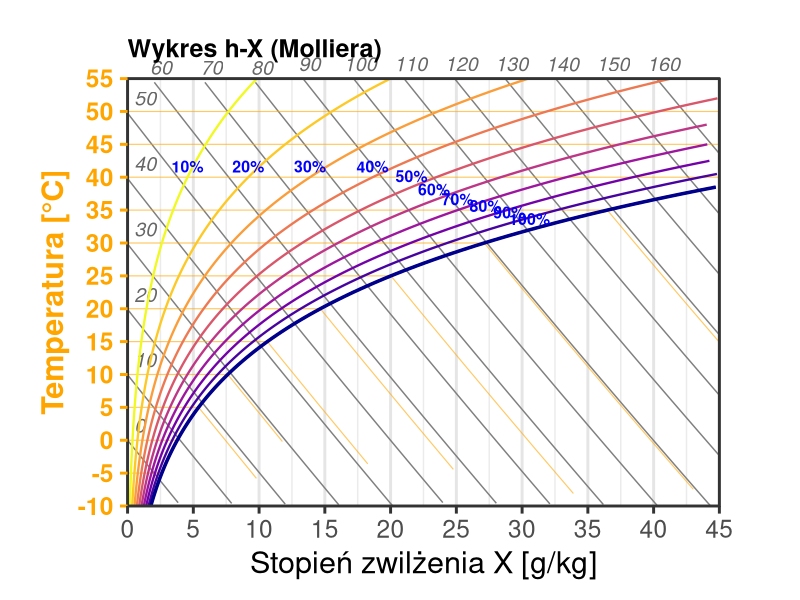
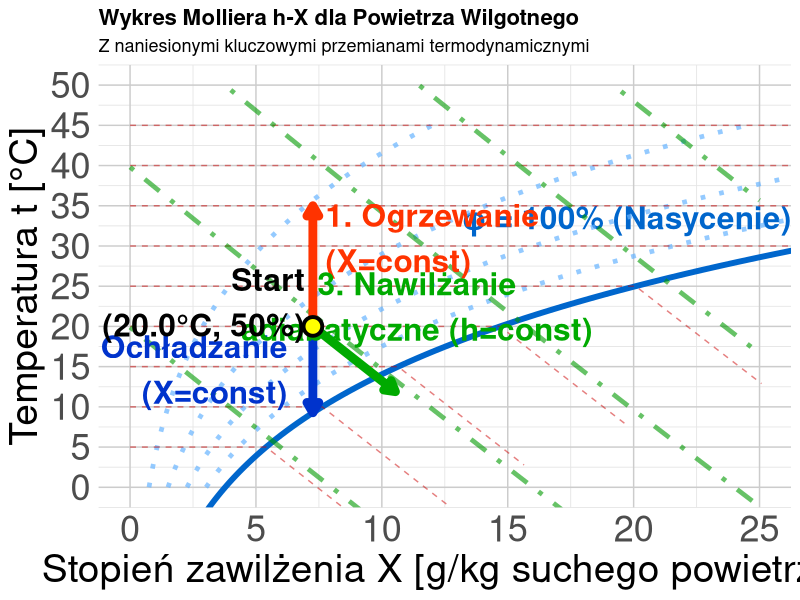

Reproduce these figures in R, in order.
## ---- chunk 1
#| label: ix-diagram-all
#| echo: false
#| fig-align: center
#| fig-width: 14        # Duża szerokość "źródłowa" (w calach)
#| fig-height: 8        # Duża wysokość "źródłowa"
#| out-width: "100%"    # Rozciągnij do granic kontenera

library(ggplot2)
library(dplyr)

# --- 1. KONFIGURACJA I STAŁE ---
CONSTANTS <- list(
    p_atm = 1013.25,
    cp_dry = 1.005,
    cp_vap = 1.86,
    r_0 = 2501.0
)

# --- 2. FUNKCJE FIZYCZNE ---
get_psat <- function(t) {
    6.112 * exp((17.62 * t) / (243.12 + t))
}

get_x_from_rh <- function(t, rh, p = CONSTANTS$p_atm) {
    ps <- get_psat(t)
    pv <- rh * ps
    if (any(pv >= p)) {
        return(NA)
    }
    0.622 * pv / (p - pv)
}

get_t_from_h_x <- function(h, x_kg) {
    (h - x_kg * CONSTANTS$r_0) / (CONSTANTS$cp_dry + x_kg * CONSTANTS$cp_vap)
}

# --- 3. PRZYGOTOWANIE DANYCH ---
generate_mollier_data <- function() {
    x_max_g <- 45
    t_min <- -10
    t_max <- 55 # Górna granica wykresu

    # A. Krzywe wilgotności (RH)
    t_seq <- seq(t_min, t_max, by = 0.5)
    rh_levels <- c(0.1, 0.2, 0.3, 0.4, 0.5, 0.6, 0.7, 0.8, 0.9, 1.0)

    df_rh <- expand.grid(t = t_seq, rh = rh_levels) %>%
        mutate(
            x_kg = get_x_from_rh(t, rh),
            x_g = x_kg * 1000
        ) %>%
        filter(!is.na(x_kg), x_g <= x_max_g)

    # B. Linie Entalpii (Izentalpy)
    h_levels <- seq(0, 160, by = 10)
    x_seq_h <- seq(0, x_max_g, length.out = 200)

    df_h <- expand.grid(h_val = h_levels, x_g = x_seq_h) %>%
        mutate(
            x_kg = x_g / 1000,
            t = get_t_from_h_x(h_val, x_kg)
        ) %>%
        filter(t >= t_min, t <= t_max)

    # C. Przygotowanie etykiet entalpii
    h_labels <- df_h %>%
        group_by(h_val) %>%
        filter(x_g == max(x_g) | t == max(t)) %>%
        slice(1) %>%
        mutate(
            label_pos = ifelse(t >= t_max - 1, "top", "right")
        )

    # D. Izotermy (z załamaniem w punkcie nasycenia)
    t_iso_levels <- seq(-10, 55, by = 5)
    df_iso_list <- lapply(t_iso_levels, function(temp) {
        # 1. Punkt nasycenia
        x_sat_kg <- get_x_from_rh(temp, 1.0)
        # Jeśli NA (poza wykresem), to cała linia jest w obszarze pary przegrzanej lub mgły (teoretycznie)
        if (is.na(x_sat_kg)) x_sat_kg <- 100 # Duża wartość
        x_sat_g <- x_sat_kg * 1000

        # Segment 1: Przegrzana (poziomy)
        s1_x_max <- min(x_sat_g, x_max_g)
        seg1 <- data.frame(
            x_g = seq(0, s1_x_max, length.out = 10),
            t = temp,
            group = paste0("t", temp, "_dry")
        )

        # Jeśli saturacja jest poza wykresem, zwracamy tylko segment 1
        if (x_sat_g >= x_max_g) {
            return(seg1)
        }

        # Segment 2: Mgła (spadek wzdłuż izentalpy)
        # Obliczamy entalpię w punkcie nasycenia (h_sat)
        h_sat <- CONSTANTS$cp_dry * temp + x_sat_kg * (CONSTANTS$r_0 + CONSTANTS$cp_vap * temp)

        # Zakres x we mgle
        x_fog_g <- seq(x_sat_g, x_max_g, length.out = 10)
        x_fog_kg <- x_fog_g / 1000

        # Temperatura we mgle (dla h = const)
        # h = t * (cp_dry + x * cp_vap) + x * r0  => t = (h - x*r0) / (cp_dry + x*cp_vap)
        t_fog <- (h_sat - x_fog_kg * CONSTANTS$r_0) / (CONSTANTS$cp_dry + x_fog_kg * CONSTANTS$cp_vap)

        seg2 <- data.frame(
            x_g = x_fog_g,
            t = t_fog,
            group = paste0("t", temp, "_fog")
        )

        rbind(seg1, seg2)
    })
    df_iso <- do.call(rbind, df_iso_list)

    list(rh = df_rh, h_lines = df_h, h_labels = h_labels, isotherms = df_iso)
}

data <- generate_mollier_data()

# --- 4. RYSOWANIE ---

p <- ggplot() +

    # 1. LINIE ENTALPII
    geom_line(
        data = data$h_lines, aes(x = x_g, y = t, group = h_val),
        color = "gray50", size = 0.5
    ) +

    # Etykiety Entalpii (Inteligentne pozycjonowanie)
    geom_text(
        data = data$h_labels,
        aes(x = x_g, y = t, label = h_val, hjust = ifelse(label_pos == "top", 0.5, 0)),
        vjust = -0.5, # Lekko w górę
        nudge_x = 0.5, # Lekko w prawo dla tych z boku
        size = 5, color = "gray40", fontface = "italic"
    ) +

    # 2. IZOTERMY (Custom Grid)
    geom_line(
        data = data$isotherms,
        aes(x = x_g, y = t, group = group),
        color = "orange", size = 0.4, linetype = "solid", alpha = 0.6
    ) +

    # 3. KRZYWE WILGOTNOŚCI
    geom_line(
        data = data$rh, aes(x = x_g, y = t, group = rh, color = factor(rh)),
        size = 0.8
    ) +
    geom_line(
        data = data$rh %>% filter(rh == 1.0),
        aes(x = x_g, y = t), color = "darkblue", size = 1.2
    ) +

    # Etykiety RH (ZMNIEJSZONE do 4)
    geom_text(
        data = data$rh %>% filter(t > 25) %>% group_by(rh) %>% slice(round(n() / 2)),
        aes(x = x_g, y = t, label = paste0(rh * 100, "%")),
        color = "blue", size = 4, fontface = "bold", vjust = -0.4,
        bg = "white"
    ) + # Opcjonalnie background, by nie zlewały się z liniami

    # 4. STYL I KOLORY
    scale_color_viridis_d(option = "C", direction = -1) +
    scale_x_continuous(expand = c(0, 0), limits = c(0, 45), breaks = seq(0, 45, 5)) +
    scale_y_continuous(expand = c(0, 0), limits = c(-10, 55), breaks = seq(-10, 55, 5)) +
    labs(
        title = "Wykres h-X (Molliera)",
        subtitle = NULL, # Usunąłem podtytuł, by zyskać miejsce
        x = "Stopień zwilżenia X [g/kg]",
        y = "Temperatura [°C]"
    ) +
    theme_bw(base_size = 22) + # Duża czcionka bazowa

    theme(
        # Marginesy: Góra, Prawa, Dół, Lewa (Zwiększone Prawa i Góra dla etykiet h)
        plot.margin = margin(t = 1, r = 1.5, b = 0.5, l = 0.5, "cm"),

        # Izotermy (Custom) i Oś Y (Pomarańczowe)
        panel.grid.major.y = element_blank(), # Wyłączamy standardową siatkę Y, bo mamy własne izotermy
        panel.grid.minor.y = element_blank(),
        panel.grid.major.x = element_line(color = "gray90"),
        axis.text.y = element_text(color = "orange", face = "bold"),
        axis.title.y = element_text(color = "orange", face = "bold"),
        axis.ticks.y = element_line(color = "orange"),

        # Tytuł
        plot.title = element_text(size = 18, face = "bold"),
        legend.position = "none"
    ) +

    # Clip = "off" pozwala pisać po marginesach
    coord_fixed(ratio = 0.5, clip = "off")

print(p)
## ---- chunk 2
#| label: ix-diagram-advanced
#| echo: false
#| fig-align: center
#| fig-width: 14        # Duża szerokość "źródłowa" (w calach)
#| fig-height: 8        # Duża wysokość "źródłowa"
#| out-width: "100%"    # Rozciągnij do granic kontenera

library(ggplot2)

# ===== FUNKCJE POMOCNICZE (fizyka powietrza wilgotnego) =====

# Ciśnienie nasycenia pary wodnej (Magnus formula)
p_sat <- function(t) {
    # t w °C, wynik w kPa
    0.61121 * exp((18.678 - t / 234.5) * (t / (257.14 + t)))
}

# Stopień zawilżenia dla danej temp i wilgotności względnej
x_calc <- function(t, phi, p_atm = 101.325) {
    # phi w %, p_atm w kPa
    p_p <- (phi / 100) * p_sat(t)
    622 * p_p / (p_atm - p_p) # g/kg
}

# Entalpia właściwa [kJ/kg] (h = cp*t + x*(r0 + cpv*t))
h_calc <- function(t, x) {
    1.005 * t + (x / 1000) * (2501 + 1.86 * t)
}

# ===== GENEROWANIE SIATKI WYKRESU =====

# Krzywa nasycenia (phi = 100%)
t_range <- seq(-5, 50, 0.5)
x_sat <- sapply(t_range, function(t) x_calc(t, 100))
df_sat <- data.frame(t = t_range, x = x_sat)
df_sat <- df_sat[df_sat$x < 30, ]

# Linie stałej wilgotności względnej (phi = const)
phi_levels <- c(20, 40, 60, 80)
df_phi <- do.call(rbind, lapply(phi_levels, function(phi) {
    t_vals <- seq(0, 45, 1)
    x_vals <- sapply(t_vals, function(t) x_calc(t, phi))
    data.frame(t = t_vals, x = x_vals, phi = phi)
}))
df_phi <- df_phi[df_phi$x < 30 & df_phi$x > 0, ]

# Izotermy (t = const) - z załamaniem na linii saturacji
temp_levels <- seq(5, 45, 5)
df_iso_t <- do.call(rbind, lapply(temp_levels, function(temp) {
    # Punkt saturacji dla danej temperatury
    x_sat <- x_calc(temp, 100)

    # Segment 1: Obszar pary przegrzanej (poziomy, od x=0 do x_sat)
    segment1 <- data.frame(
        t = temp,
        x = seq(0, x_sat, length.out = 30),
        temp_label = temp,
        segment = "przegrzana"
    )

    # Segment 2: Obszar mgły (izotermy równoległe do izentalp)
    # W obszarze mgły na wykresie h-X izotermy biegną niemal równolegle do izentalp.
    # Obliczamy "entalpię nasycenia" w punkcie załamania, używając tych samych współczynników co przy rysowaniu izentalp.
    h_sat_approx <- 1.005 * temp + x_sat * (2.5 + 0.00186 * temp)

    x_max_fog <- min(x_sat + 5, 30) # Zasięg we mgle
    x_fog <- seq(x_sat, x_max_fog, length.out = 20)

    # Wyznaczamy przebieg temperatury dla stałej entalpii (pseudo-izoterma we mgle)
    t_fog <- (h_sat_approx - 2.5 * x_fog) / (1.005 + 0.00186 * x_fog)

    segment2 <- data.frame(
        t = t_fog,
        x = x_fog,
        temp_label = temp,
        segment = "mgla"
    )

    rbind(segment1, segment2)
}))

# Izentalpy (h = const)
h_levels <- seq(20, 100, 20)
df_isenth <- do.call(rbind, lapply(h_levels, function(h_val) {
    # Dla danej entalpii h, mamy: t = (h - 2.5*x) / (1 + 0.00186*x) (przybliżenie)
    x_vals <- seq(0, 25, 0.5)
    t_vals <- (h_val - 2.5 * x_vals) / (1.005 + 0.00186 * x_vals)
    df_temp <- data.frame(t = t_vals, x = x_vals, h = h_val)
    # Ogranicz do obszaru fizycznego
    df_temp <- df_temp[df_temp$t >= -10 & df_temp$t <= 50 & df_temp$x >= 0 & df_temp$x <= 25, ]
    df_temp
}))

# ===== PRZEMIANY CHARAKTERYSTYCZNE =====

# Punkt początkowy: t0=20°C, phi0=50%
t0 <- 20
phi0 <- 50
x0 <- x_calc(t0, phi0)
h0 <- h_calc(t0, x0)

# 1. OGRZEWANIE (X=const, w górę)
t1_heat <- 35 # Ogrzanie do 35°C
x1_heat <- x0 # X stałe!
h1_heat <- h_calc(t1_heat, x1_heat)
heating <- data.frame(
    t = seq(t0, t1_heat, length.out = 20),
    x = x0
)

# 2. OCHŁADZANIE (X=const, w dół do punktu rosy)
# Punkt rosy: temp przy której phi=100% dla danego X
t_dew <- uniroot(function(t) x_calc(t, 100) - x0, interval = c(-10, t0))$root
cooling <- data.frame(
    t = seq(t0, t_dew, length.out = 20),
    x = x0
)

# 3. NAWILŻANIE ADIABATYCZNE (h=const, ukośnie w dół-prawo)
# Dla h=const: nawilżamy wodą, temp spada, x rośnie
x_humid_max <- min(x0 + 6, x_calc(15, 99)) # Kończymy przy niższej temp
df_humid_temp <- data.frame(x = seq(x0, x_humid_max, length.out = 30))
df_humid_temp$t <- (h0 - 2.5 * df_humid_temp$x) / (1.005 + 0.00186 * df_humid_temp$x)
humidification <- df_humid_temp[df_humid_temp$t >= 10, ]

# ===== WYKRES =====
ggplot() +
    # Krzywa nasycenia
    geom_line(data = df_sat, aes(x = x, y = t), color = "#0066cc", linewidth = 2) +
    annotate("text",
        x = max(df_sat$x) - 10, y = max(df_sat$t) + 2,
        label = "φ = 100% (Nasycenie)", color = "#0066cc", fontface = "bold", size = 8
    ) +

    # Linie stałej wilgotności względnej
    geom_line(
        data = df_phi, aes(x = x, y = t, group = phi),
        color = "#66b3ff", linetype = "dotted", linewidth = 1.6, alpha = 0.7
    ) +

    # Izotermy
    geom_line(
        data = df_iso_t, aes(x = x, y = t, group = temp_label),
        color = "#cc0000", linetype = "dashed", linewidth = 0.5, alpha = 0.5
    ) +

    # Izentalpy
    geom_line(
        data = df_isenth, aes(x = x, y = t, group = h),
        color = "#009900", linetype = "dotdash", linewidth = 1.6, alpha = 0.6
    ) +

    # === PRZEMIANY ===

    # Ogrzewanie (czerwona strzałka w górę)
    geom_path(
        data = heating, aes(x = x, y = t),
        color = "#ff3300", linewidth = 3, arrow = arrow(length = unit(0.3, "cm"), type = "closed")
    ) +
    annotate("text",
        x = x0 + .5, y = (t0 + t1_heat * 1.2) / 2,
        label = "1. Ogrzewanie\n(X=const)", color = "#ff3300", fontface = "bold", size = 8, hjust = 0
    ) +

    # Ochładzanie (niebieska strzałka w dół)
    geom_path(
        data = cooling, aes(x = x, y = t),
        color = "#0033cc", linewidth = 3, arrow = arrow(length = unit(0.3, "cm"), type = "closed")
    ) +
    annotate("text",
        x = x0 - 1, y = (t0 + t_dew) / 2,
        label = "2. Ochładzanie\n(X=const)", color = "#0033cc", fontface = "bold", size = 8, hjust = 1
    ) +

    # Nawilżanie adiabatyczne (zielona strzałka ukośna)
    geom_path(
        data = humidification, aes(x = x, y = t),
        color = "#00aa00", linewidth = 3, arrow = arrow(length = unit(0.3, "cm"), type = "closed")
    ) +
    annotate("text",
        x = (x0 + x_humid_max + 1) / 2 + 2, y = humidification$t[10] + 5,
        label = "3. Nawilżanie\nadiabatyczne (h=const)", color = "#00aa00", fontface = "bold", size = 8
    ) +

    # Punkt początkowy
    geom_point(aes(x = x0, y = t0), size = 5, color = "black", shape = 21, fill = "yellow", stroke = 2) +
    annotate("text",
        x = x0 - .3, y = t0 + 3, label = sprintf("Start\n(%.1f°C, %.0f%%)", t0, phi0),
        fontface = "bold", size = 8, hjust = 1
    ) +

    # Opisy
    labs(
        title = "Wykres Molliera h-X dla Powietrza Wilgotnego",
        subtitle = "Z naniesionymi kluczowymi przemianami termodynamicznymi",
        x = "Stopień zawilżenia X [g/kg suchego powietrza]",
        y = "Temperatura t [°C]"
    ) +
    theme_minimal(base_size = 13) +
    theme(
        plot.title = element_text(face = "bold", size = 16),
        axis.text = element_text(size = 26), # 2x większe etykiety osi (było 13)
        axis.title = element_text(size = 28), # 2x większe tytuły osi
        panel.grid.minor = element_line(color = "gray90", linewidth = 0.3),
        panel.grid.major = element_line(color = "gray80", linewidth = 0.5)
    ) +
    coord_cartesian(xlim = c(0, 25), ylim = c(0, 50)) +
    scale_x_continuous(breaks = seq(0, 25, 5)) +
    scale_y_continuous(breaks = seq(0, 50, 5))
